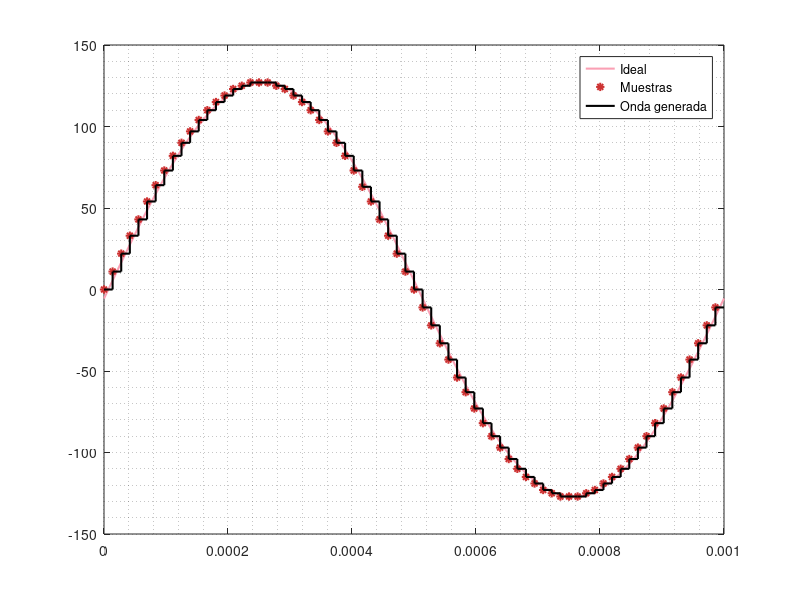

Here is the MATLAB script that generated this plot:
close all;
clear all;
clc;

pinky  = [250, 160, 180]/255;
blue   = [ 50,  50, 205]/255;
red    = [205,  50,  50]/255;

%|//////////////////////////////////////|\\\\\\\\\\\\\\\\\\\\\\\\\\\\\\\\\\\\\|%
%|/////////////////////////////| Configuraciones |\\\\\\\\\\\\\\\\\\\\\\\\\\\\|%
%|//////////////////////////////////////|\\\\\\\\\\\\\\\\\\\\\\\\\\\\\\\\\\\\\|%
fCK = 18.432e6;  # frecuencia de clock: 18,432 MHz
b = 8;           # bits del timer del PWM: 8
fs = fCK/(2^b);  # frecuencia de muestreo: una muestra por período de PWM
Ts = 1/fs;       # período de muestreo

f = 1e3;         # frecuencia de la onda: 1 kHz
T = 1/f;         # período de la onda
A = 2^(b-1)-1;   # amplitud de la onda, máxima excursión en 'b' bits


%||||||||||||||||||||||||||||||||||||||||||||||||||||||||||||||||||||||||||||||%
%|||||||||||||||||||||||||||||||| Procesamiento |||||||||||||||||||||||||||||||%
%||||||||||||||||||||||||||||||||||||||||||||||||||||||||||||||||||||||||||||||%

%------------------------------------ Ideal -----------------------------------%
t0 = 0:Ts/2:T;
y0 = A*sin(2*pi*f*(t0-Ts/2));

%---------------------------------- Muestras ----------------------------------%
t = 0:Ts:T-Ts;
y = round(A*sin(2*pi*f*t));
n = numel(t);

%-------------------------------- Onda generada -------------------------------%
t2 = zeros(2*n, 1);
y2 = zeros(2*n, 1);
for k = 1:2*n
    if (rem(k, 2) == 1) 
        t2(k) = t((k+1)/2);
        y2(k) = y((k+1)/2);
    else
        t2(k) = t(k/2)+Ts;
        y2(k) = y(k/2);
    endif 
endfor


%|//////////////////////////////////////|\\\\\\\\\\\\\\\\\\\\\\\\\\\\\\\\\\\\\|%
%|/////////////////////////////////| Gráfico |\\\\\\\\\\\\\\\\\\\\\\\\\\\\\\\\|%
%|//////////////////////////////////////|\\\\\\\\\\\\\\\\\\\\\\\\\\\\\\\\\\\\\|%
plot(t0, y0, 'linewidth', 1.5, 'color', pinky, '-;Ideal;');
hold on;
plot(t, y, 'linewidth', 1.5, 'color', red, '*;Muestras;');
plot(t2, y2, 'linewidth', 1.5, 'color', 'black', '-;Onda generada;');
grid minor;

%|//////////////////////////////////////|\\\\\\\\\\\\\\\\\\\\\\\\\\\\\\\\\\\\\|%
%|/////////////////////////////| Salida de tabla |\\\\\\\\\\\\\\\\\\\\\\\\\\\\|%
%|//////////////////////////////////////|\\\\\\\\\\\\\\\\\\\\\\\\\\\\\\\\\\\\\|%
c = 12; # cantidad de valores por línea
printf('%d valores (%d por línea):\n', n, c);
for k = 1:n
    if (rem(k-1, c) == 0)
        printf('    .db ')
    endif

    x = y(k);
    if (x < 0)
        x = bitcmp(-x, b) + 1; # complemento a 2 en 8 bits
    endif
    printf("0x%02X", x)

    if (rem(k-1, c) == c-1 || k == n)
        printf('\n')
    else
        printf(', ')
    endif
endfor
printf('\n');
